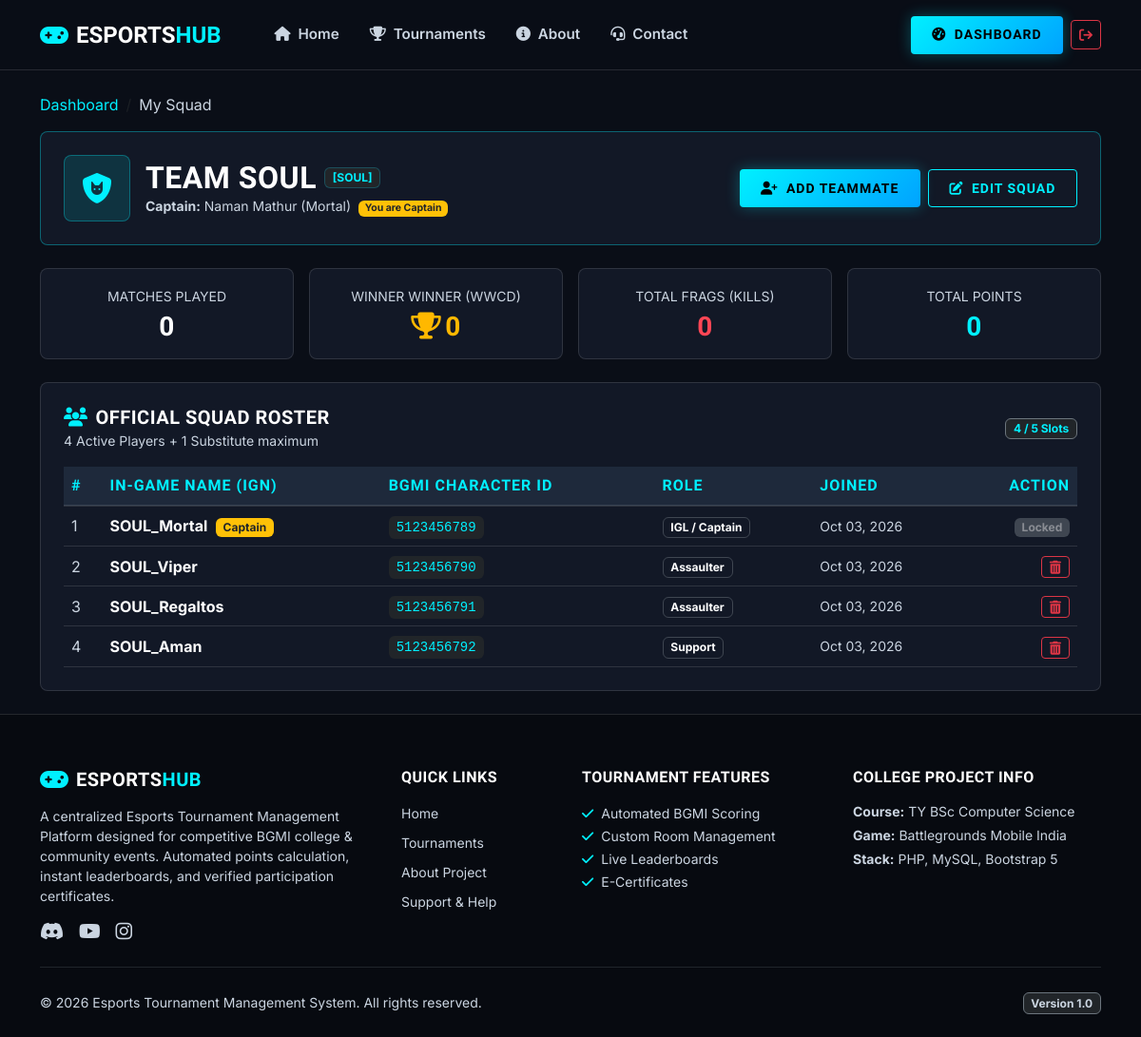
/player/team.php (signed in), run on the app's committed database.
### tables this page shows
CREATE TABLE IF NOT EXISTS `teams` (
    `id` INT AUTO_INCREMENT PRIMARY KEY,
    `team_name` VARCHAR(100) NOT NULL UNIQUE,
    `team_tag` VARCHAR(10) NOT NULL,
    `logo` VARCHAR(255) DEFAULT 'default_team.png',
    `captain_id` INT NOT NULL,
    `created_at` TIMESTAMP DEFAULT CURRENT_TIMESTAMP,
    CONSTRAINT `fk_teams_captain` FOREIGN KEY (`captain_id`) REFERENCES `users` (`id`) ON DELETE CASCADE
);

CREATE TABLE IF NOT EXISTS `users` (
    `id` INT AUTO_INCREMENT PRIMARY KEY,
    `name` VARCHAR(100) NOT NULL,
    `email` VARCHAR(150) NOT NULL UNIQUE,
    `password` VARCHAR(255) NOT NULL,
    `phone` VARCHAR(20) DEFAULT NULL,
    `role` ENUM('admin', 'player') NOT NULL DEFAULT 'player',
    `profile_image` VARCHAR(255) DEFAULT 'default_avatar.png',
    `created_at` TIMESTAMP DEFAULT CURRENT_TIMESTAMP
);

CREATE TABLE IF NOT EXISTS `team_members` (
    `id` INT AUTO_INCREMENT PRIMARY KEY,
    `team_id` INT NOT NULL,
    `user_id` INT DEFAULT NULL,
    `in_game_name` VARCHAR(100) NOT NULL,
    `in_game_id` VARCHAR(50) NOT NULL,
    `player_role` VARCHAR(50) DEFAULT 'Assaulter',  
    `joined_at` TIMESTAMP DEFAULT CURRENT_TIMESTAMP,
    CONSTRAINT `fk_members_team` FOREIGN KEY (`team_id`) REFERENCES `teams` (`id`) ON DELETE CASCADE,
    CONSTRAINT `fk_members_user` FOREIGN KEY (`user_id`) REFERENCES `users` (`id`) ON DELETE SET NULL
);

### player/team.php (the view, shortened to what this page needs)
<?php
require_once "../config/database.php";
$userId = $_SESSION['user_id'];
$teamStmt = $pdo->prepare("
    SELECT t.*, u.name AS captain_name, u.id AS captain_user_id
    FROM teams t
    JOIN users u ON t.captain_id = u.id
    WHERE t.captain_id = ?
    LIMIT 1
");
$teamStmt->execute([$userId]);
$myTeam = $teamStmt->fetch();
$isCaptain = true;
$teamId = $myTeam['id'];
$membersStmt = $pdo->prepare("SELECT * FROM team_members WHERE team_id = ? ORDER BY id ASC");
$membersStmt->execute([$teamId]);
$squadMembers = $membersStmt->fetchAll();
$statsStmt = $pdo->prepare("
    SELECT
        COUNT(DISTINCT mr.match_id) AS total_matches,
        COALESCE(SUM(mr.kills), 0) AS total_kills,
        COALESCE(SUM(mr.placement_points), 0) AS total_placement_pts,
        COALESCE(SUM(mr.total_points), 0) AS total_points,
        COALESCE(SUM(CASE WHEN mr.placement = 1 THEN 1 ELSE 0 END), 0) AS wwcd_wins
    FROM match_results mr
    WHERE mr.team_id = ?
");
$statsStmt->execute([$teamId]);
$teamStats = $statsStmt->fetch();
require_once "../includes/header.php";
require_once "../includes/navbar.php";
?>
<div class="container py-4">
    <nav aria-label="breadcrumb" class="mb-3">
        <ol class="breadcrumb">
            <li class="breadcrumb-item"><a href="dashboard.php" class="text-cyan text-decoration-none">Dashboard</a></li>
            <li class="breadcrumb-item text-muted active">My Squad</li>
        </ol>
    </nav>
    <div class="esports-card mb-4 border-cyan">
        <div class="row align-items-center">
            <div class="col-md-7">
                <div class="d-flex align-items-center gap-3">
                    <div class="feature-icon-box mb-0 text-cyan" style="width: 70px; height: 70px; font-size: 2rem;">
                        <i class="fa-solid fa-shield-cat"></i>
                    </div>
                    <div>
                        <div class="d-flex align-items-center gap-2">
                            <h2 class="text-white mb-0"><?php echo htmlspecialchars($myTeam['team_name']); ?></h2>
                            <span class="badge bg-dark text-cyan border border-info border-opacity-25">[<?php echo htmlspecialchars($myTeam['team_tag']); ?>]</span>
                        </div>
                        <p class="text-muted mb-0 small">
                            <strong>Captain:</strong> <?php echo htmlspecialchars($myTeam['captain_name']); ?>
                            <?php if ($isCaptain): ?>
                                <span class="badge bg-warning text-dark ms-1">You are Captain</span>
                            <?php endif; ?>
                        </p>
                    </div>
                </div>
            </div>
            <div class="col-md-5 text-md-end mt-3 mt-md-0 d-flex gap-2 justify-content-md-end">
                <?php if ($isCaptain): ?>
                    <button type="button" class="btn btn-neon-primary btn-sm" data-bs-toggle="modal" data-bs-target="#addMemberModal">
                        <i class="fa-solid fa-user-plus me-1"></i> Add Teammate
                    </button>
                    <a href="edit_team.php" class="btn btn-neon-outline btn-sm">
                        <i class="fa-solid fa-pen-to-square me-1"></i> Edit Squad
                    </a>
                <?php endif; ?>
            </div>
        </div>
    </div>
    <div class="row g-3 mb-4">
        <div class="col-6 col-md-3">
            <div class="esports-card text-center p-3">
                <span class="text-muted small text-uppercase">Matches Played</span>
                <h3 class="text-white mb-0 mt-1"><?php echo $teamStats['total_matches']; ?></h3>
            </div>
        </div>
        <div class="col-6 col-md-3">
            <div class="esports-card text-center p-3">
                <span class="text-muted small text-uppercase">Winner Winner (WWCD)</span>
                <h3 class="text-gold mb-0 mt-1"><i class="fa-solid fa-trophy text-gold me-1"></i><?php echo $teamStats['wwcd_wins']; ?></h3>
            </div>
        </div>
        <div class="col-6 col-md-3">
            <div class="esports-card text-center p-3">
                <span class="text-muted small text-uppercase">Total Frags (Kills)</span>
                <h3 class="text-flame mb-0 mt-1"><?php echo $teamStats['total_kills']; ?></h3>
            </div>
        </div>
        <div class="col-6 col-md-3">
            <div class="esports-card text-center p-3">
                <span class="text-muted small text-uppercase">Total Points</span>
                <h3 class="text-cyan mb-0 mt-1"><?php echo $teamStats['total_points']; ?></h3>
            </div>
        </div>
    </div>
    <div class="esports-card">
        <div class="d-flex justify-content-between align-items-center mb-3">
            <div>
                <h5 class="text-white mb-0"><i class="fa-solid fa-users text-cyan me-2"></i>Official Squad Roster</h5>
                <small class="text-muted">4 Active Players + 1 Substitute maximum</small>
            </div>
            <span class="badge bg-dark border border-secondary text-cyan">
                <?php echo count($squadMembers); ?> / 5 Slots
            </span>
        </div>
        <div class="table-responsive">
            <table class="table table-esports align-middle mb-0">
                <thead>
                    <tr>
                        <th>#</th>
                        <th>In-Game Name (IGN)</th>
                        <th>BGMI Character ID</th>
                        <th>Role</th>
                        <th>Joined</th>
                        <?php if ($isCaptain): ?>
                            <th class="text-end">Action</th>
                        <?php endif; ?>
                    </tr>
                </thead>
                <tbody>
                    <?php if (empty($squadMembers)): ?>
                        <tr>
                            <td colspan="6" class="text-center py-4 text-muted">No squad members found.</td>
                        </tr>
                    <?php else: ?>
                        <?php $i = 1; foreach ($squadMembers as $mem): ?>
                            <tr>
                                <td class="text-muted"><?php echo $i++; ?></td>
                                <td>
                                    <strong class="text-white"><?php echo htmlspecialchars($mem['in_game_name']); ?></strong>
                                    <?php if ($mem['user_id'] == $myTeam['captain_user_id']): ?>
                                        <span class="badge bg-warning text-dark ms-1 small">Captain</span>
                                    <?php endif; ?>
                                </td>
                                <td>
                                    <code class="text-cyan bg-dark px-2 py-1 rounded"><?php echo htmlspecialchars($mem['in_game_id']); ?></code>
                                </td>
                                <td>
                                    <span class="badge bg-surface border border-secondary border-opacity-50 text-white">
                                        <?php echo htmlspecialchars($mem['player_role']); ?>
                                    </span>
                                </td>
                                <td class="small text-muted"><?php echo date('M d, Y', strtotime($mem['joined_at'])); ?></td>
                                <?php if ($isCaptain): ?>
                                    <td class="text-end">
                                        <?php if ($mem['user_id'] != $myTeam['captain_user_id']): ?>
                                            <a href="team.php?remove_member=<?php echo $mem['id']; ?>"
                                               class="btn btn-outline-danger btn-sm py-0 px-2"
                                               onclick="return confirm('Are you sure you want to remove <?php echo htmlspecialchars($mem['in_game_name']); ?> from the squad?');"
                                               title="Remove Member">
                                                <i class="fa-solid fa-trash-can"></i>
                                            </a>
                                        <?php else: ?>
                                            <span class="badge bg-secondary opacity-50">Locked</span>
                                        <?php endif; ?>
                                    </td>
                                <?php endif; ?>
                            </tr>
                        <?php endforeach; ?>
                    <?php endif; ?>
                </tbody>
            </table>
        </div>
    </div>
</div>
<?php require_once "../includes/footer.php"; ?>

### assets/css/style.css (style rules this page uses)
:root { --bg-dark: #0a0e17; --bg-card: #121826; --bg-card-hover: #1a2236; --bg-surface: #1e293b; --border-color: rgba(255, 255, 255, 0.12); --border-glow: rgba(0, 240, 255, 0.35); --primary-neon: #00f0ff; --secondary-neon: #ff4655; --accent-gold: #ffb800; --text-main: #f8fafc; --text-muted: #cbd5e1; --text-dim: #94a3b8; }
body { background-color: var(--bg-dark); color: var(--text-main); font-family: 'Inter', system-ui, -apple-system, sans-serif; min-height: 100vh; display: flex; flex-direction: column; overflow-x: hidden; }
.text-muted { color: var(--text-muted) !important; }
.small, small { color: inherit; }
h1, h2, h3, h4, h5, h6, .brand-font { font-family: 'Rajdhani', sans-serif; font-weight: 700; letter-spacing: 0.5px; text-transform: uppercase; }
.text-cyan { color: var(--primary-neon) !important; }
.text-flame { color: var(--secondary-neon) !important; }
.text-gold { color: var(--accent-gold) !important; }
.btn-neon-primary { background: linear-gradient(135deg, #00f0ff 0%, #00a3ff 100%); color: #000000; font-weight: 700; font-family: 'Rajdhani', sans-serif; letter-spacing: 1px; text-transform: uppercase; border: none; padding: 0.6rem 1.4rem; border-radius: 4px; transition: all 0.3s ease; box-shadow: 0 0 15px rgba(0, 240, 255, 0.3); }
.btn-neon-outline { background: transparent; color: var(--primary-neon); font-weight: 700; font-family: 'Rajdhani', sans-serif; letter-spacing: 1px; text-transform: uppercase; border: 1.5px solid var(--primary-neon); padding: 0.55rem 1.35rem; border-radius: 4px; transition: all 0.3s ease; }
.esports-card { background: var(--bg-card); border: 1px solid var(--border-color); border-radius: 8px; padding: 1.5rem; transition: all 0.3s cubic-bezier(0.4, 0, 0.2, 1); position: relative; overflow: hidden; }
.esports-card::before { content: ''; position: absolute; top: 0; left: 0; width: 3px; height: 100%; background: linear-gradient(to bottom, var(--primary-neon), transparent); opacity: 0; transition: opacity 0.3s ease; }
.border-cyan { border-color: rgba(0, 240, 255, 0.35) !important; }
.feature-icon-box { width: 60px; height: 60px; border-radius: 8px; background: rgba(0, 240, 255, 0.12); border: 1px solid rgba(0, 240, 255, 0.3); display: flex; align-items: center; justify-content: center; font-size: 1.6rem; color: var(--primary-neon); margin-bottom: 1.25rem; }
.table-esports { --bs-table-bg: var(--bg-card); --bs-table-color: var(--text-main); border-color: var(--border-color); }
.table-esports th { background: var(--bg-surface); color: var(--primary-neon); font-family: 'Rajdhani', sans-serif; font-weight: 700; letter-spacing: 1px; text-transform: uppercase; border-bottom: 2px solid var(--border-color); }
.table-esports td { color: var(--text-main); }

### data on the page
teams: team_name "TEAM SOUL", team_tag "SOUL", captain.name "Naman Mathur (Mortal)"
team_members: in_game_name "SOUL_Mortal", shows "Captain", in_game "5123456789", player_role "IGL / Captain", joined_at "Oct 03, 2026", shows "Locked"
team_members: in_game_name "SOUL_Viper", in_game "5123456790", player_role "Assaulter", joined_at "Oct 03, 2026"
team_members: in_game_name "SOUL_Regaltos", in_game "5123456791", player_role "Assaulter", joined_at "Oct 03, 2026"
team_members: in_game_name "SOUL_Aman", in_game "5123456792", player_role "Support", joined_at "Oct 03, 2026"

### other printed values
$teamStats['total_matches'] "0"
$teamStats['wwcd_wins'] "0"
$teamStats['total_kills'] "0"
$teamStats['total_points'] "0"
count($squadMembers) "4"
